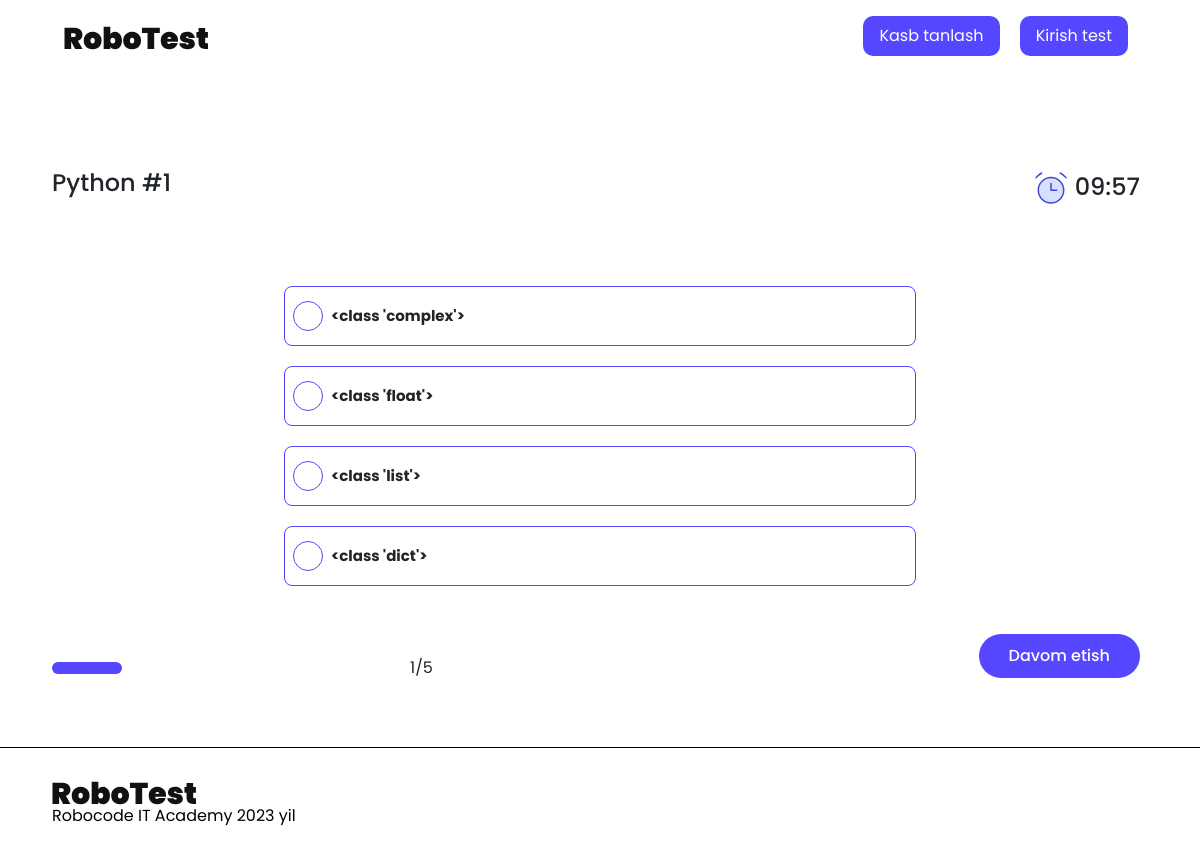
/start_question/python/0/, run on the app's committed database.
### quiz/models.py (models this page shows, shortened)
class Quiz(models.Model):
    title = models.CharField(max_length=255, default='')
    slug = models.SlugField(max_length=255, unique=True)
    created_at = models.DateTimeField(auto_now_add=True)
    times_taken = models.IntegerField(default=0)
    image = models.ImageField(
        upload_to='quiz_image/', blank=True, null=True)
    @property
    def question_count(self):
        return self.questions.count()
    class Meta:
        verbose_name_plural = "Quizzes"
        ordering = ['id']

class Question(models.Model):
    label = QuillField()
    order = models.PositiveIntegerField(blank=True, null=True)
    point = models.FloatField(default=3.3)
    image = models.ImageField(
        upload_to='question_image/', blank=True, null=True)
    quiz = models.ForeignKey(
        Quiz, on_delete=models.CASCADE, related_name='questions')
    class Meta:
        ordering = ['order']

class Answer(models.Model):
    text = models.TextField(max_length=150)
    is_correct = models.BooleanField(default=False)
    question = models.ForeignKey(
        Question, on_delete=models.CASCADE, related_name='answers')

### quiz/views.py (the view)
class StartQuestion(View):
    def get(self, request, slug, order, *args, **kwargs):
        if request.GET.get('answer'):
            send_answer = Answer.objects.get(id=request.GET.get('answer'))
            if send_answer.is_correct:
                answer_in_session(self.request, order)
                self.request.session['answer'] = self.request.session['answer'] + 1
                self.request.session.save()
        quiz = Quiz.objects.get(slug=slug)
        if order == quiz.question_count:
            return redirect('quiz:result', slug)
        question = Question.objects.filter(order=order+1, quiz=quiz).first()
        answers = Answer.objects.filter(question=question)
        data = {
            'quiz': quiz,
            'question': question,
            'answers': answers,
            'progress': round((question.order/quiz.question_count)*100),
        }
        return render(request, 'quiz.html', context=data)

### templates/quiz.html (shortened to what this page needs)
{% extends 'base.html' %}
{% load static %}
{% block content %}
<div class="container">
    <div class="quiz-wrapper">
        <div class="quiz-info_wrapper">
            <div class="d-flex justify-content-between align-items-center mt-5">
                <div class="row">
                    <div class="col-sm-12">
                        <h4 class="text-center h4">{{quiz.title}} #{{question.order}}</h4>
                    </div>
                </div>
                <div class="d-flex align-items-center">
                    <img src="{% static './assets/icons/Group.svg' %}" alt="">
                    <h4 class="h4 mx-2 my-3"><span id="minutes"></span>:<span id="seconds"></span></h4>
                </div>
            </div>
            <div class="d-flex justify-content-center align-items-center my-5">
                <div class="answer_list">
                    {% for answer in answers.all %}
                    <div class="d-flex justify-content-start px-2 gap-2" id="{{answer.id}}">
                        <button class="answer "></button>
                        <p class="w-75 fw-bolder p">{{answer.text}}</p>
                    </div>
                    {% endfor %}
                </div>
            </div>
            <div class="d-flex align-items-center justify-content-between progress_wrapper">
                <div class="d-flex align-items-center progress_bar_wrapper">
                    <div id="progress">
                        <span id="progress_bar" style="width:{{progress}}%;"></span>
                    </div>
                    <span class="px-2">{{question.order}}/{{quiz.question_count}}</span>
                </div>
                <form action="{% url 'quiz:start_question' quiz.slug question.order %}" method="get">
                    <a href="">
                        <button type="submit" class="button-success  mx-2 d-none-btn d-flex justify-content-end mb-4">
                            Davom etish
                        </button>
                    </a>
                </form>
            </div>
        </div>
    </div>
</div>
{% endblock %}

### staticfiles/assets/css/home_page.css (style rules this page uses)
* { font-family: "Poppins", sans-serif; text-decoration: none !important; list-style-type: none !important; }
.container { max-width: 1120px; margin: auto; }
body { background: #fff; }

### staticfiles/assets/css/quiz.css (style rules this page uses)
* { margin: 0; padding: 0; box-sizing: border-box; font-size: "Poppins"; text-decoration: none; list-style-type: none; }
body { background-color: #d3efea; }
.container { max-width: 1120px; margin: auto; }
.answer_list > div { width: 632px; height: 60px; border: 1px solid #5546ff; margin-top: 20px; border-radius: 8px; display: flex; align-items: center !important; background-color: white; font-size: 15px; cursor: pointer; }
.answer_list div p { margin: 0px !important; }
.answer { width: 30px; height: 30px; border: none; outline: none; border-radius: 100px; border: 1px solid #5546ff; background-color: transparent; }
.button-success { background: #5546ff; padding: 10px 30px; font-size: 16px; font-weight: 500; color: #fff; border-radius: 35px; border: none; }
#progress { width: 350px; height: 12px; background: #fff; border-radius: 16px; }
#progress #progress_bar { width: 25%; height: 12px; background: #5546ff; display: block; border-radius: 16px; }
.quiz-wrapper { min-height: 85.4vh; display: flex; justify-content: center; align-items: center; }
.quiz-info_wrapper { width: 100%; }

### staticfiles/assets/css/profile.css (style rules this page uses)
* { font-family: "Poppins", sans-serif; }
body { background-color:white; }
a { text-decoration: none; color: black; }
.container { max-width: 1120px; margin: auto; }

### staticfiles/assets/css/quiz_result.css (style rules this page uses)
.container { max-width: 1120px; margin: auto; }

### data on the page
Quiz: title "Python", question_count "5"
Question: order "1"
Answer: text "<class 'complex'>"
Answer: text "<class 'float'>"
Answer: text "<class 'list'>"
Answer: text "<class 'dict'>"
